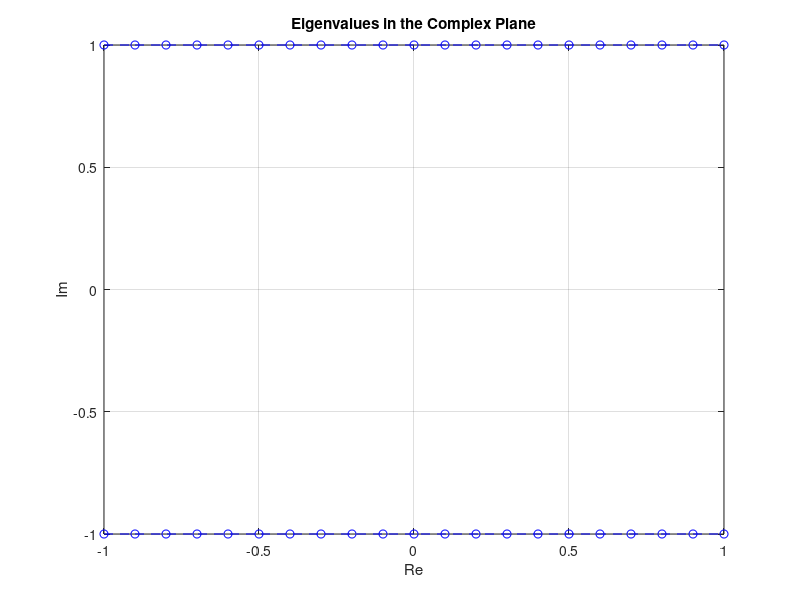

MATLAB code for this plot: (Note: this script raises an error after producing the figure.)
clc
clear

alpha_val = -1:0.1:1; % alpha values from -1 to 1

eigenvalues = zeros(length(alpha_val), 2); % for real and imaginary parts

% the parameter alpha values and find eigenvalues
for i = 1:length(alpha_val)
    alpha = alpha_val(i);
    
    % Find Jacobian 
    Jac = [alpha, -1; 1, alpha] ;
    
    % Find the eigenvalues
    eigs = eig(Jac);
    eigenvalues(i, :) = [real(eigs(1)), imag(eigs(1))]; % store first eigenvalue
end

% Plot eigenvalues in the plane
figure;
plot(eigenvalues(:, 1), eigenvalues(:, 2), 'b--o');
hold on;
plot(eigenvalues(:, 1), -eigenvalues(:, 2), 'b--o');
xlabel('Re');
ylabel('Im');
title('Eigenvalues in the Complex Plane');
grid on;
ax = gca;
ax.XAxisLocation = 'origin';
ax.YAxisLocation = 'origin';
ylim([-2,2])
xline(0, 'k--'); %  for Re = 0
yline(0, 'k--'); %  for Im = 0


